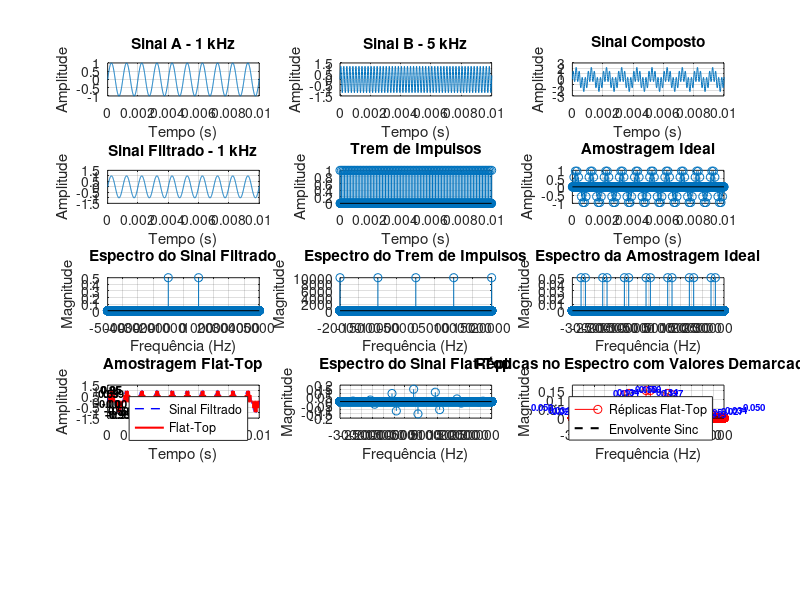

Source code (MATLAB):
clear;
clc;
close all;

pkg load signal;


% ============================================================
% 1. FREQUÊNCIAS E PARÂMETROS DO SINAL
% ============================================================

f1 = 1e3;                   % Senoide desejada = 1 kHz
f2 = 5e3;                   % Segunda senoide = 5 kHz

A1 = 1.0;                   % Amplitude da senoide 1
A2 = 1.2;                   % Amplitude da senoide 2


% ============================================================
% 2. SIMULAÇÃO DO SINAL ANALÓGICO
% ============================================================

fAnalog = 1e5;              % Frequência usada para simular o analógico
Ta = 1/fAnalog;             % Período da simulação analógica

tempoTotal = 1;             % Tempo total da simulação
t = 0:Ta:tempoTotal-Ta;

nPAnalog = length(t);


% ============================================================
% 3. FREQUÊNCIA DE AMOSTRAGEM
% ============================================================

fs = 10e3;                  % Frequência de amostragem
Ts = 1/fs;                  % Período de amostragem

fNyquist = fs/2;

fCorte = 2e3;


% ============================================================
% 4. SENOIDE A
% ============================================================

sinalA = A1*sin(2*pi*f1*t);


figure;

subplot(5,3,1);

plot(t, sinalA);

grid on;

xlabel('Tempo (s)');
ylabel('Amplitude');

title('Sinal A - 1 kHz');

xlim([0 0.01]);


% ============================================================
% 5. SENOIDE B
% ============================================================

sinalB = A2*sin(2*pi*f2*t);


subplot(5,3,2);

plot(t, sinalB);

grid on;

xlabel('Tempo (s)');
ylabel('Amplitude');

title('Sinal B - 5 kHz');

xlim([0 0.01]);


% ============================================================
% 6. SINAL COMPOSTO
% ============================================================

sinalComposto = sinalA + sinalB;


subplot(5,3,3);

plot(t, sinalComposto);

grid on;

xlabel('Tempo (s)');
ylabel('Amplitude');

title('Sinal Composto');

xlim([0 0.01]);


% ============================================================
% 7. FILTRO IDEAL PASSA-BAIXA
% ============================================================

filtroIdeal = zeros(1, nPAnalog);

for i = 1:nPAnalog

    fAtual = (i - 1) * (fAnalog / nPAnalog);

    % Mantém:
    % frequências positivas abaixo do corte
    % e suas correspondentes negativas

    if fAtual <= fCorte || ...
       fAtual >= (fAnalog - fCorte)

        filtroIdeal(i) = 1;

    else

        filtroIdeal(i) = 0;

    end

end


% ============================================================
% 8. SINAL FILTRADO
% ============================================================

sinalCompostoFFT = fft(sinalComposto);

sinalFiltradoFFT = ...
    sinalCompostoFFT .* filtroIdeal;

sinalFiltrado = ...
    real(ifft(sinalFiltradoFFT));


subplot(5,3,4);

plot(t, sinalFiltrado);

grid on;

xlabel('Tempo (s)');
ylabel('Amplitude');

title('Sinal Filtrado - 1 kHz');

xlim([0 0.01]);


% ============================================================
% 9. TREM DE IMPULSOS - AMOSTRAGEM IDEAL
% ============================================================

kPasso = round(Ts/Ta);

tremImpulsos = zeros(1, nPAnalog);

tremImpulsos(1:kPasso:end) = 1/Ta;


subplot(5,3,5);

stem(t, tremImpulsos*Ta);

grid on;

xlabel('Tempo (s)');
ylabel('Amplitude');

title('Trem de Impulsos');

xlim([0 0.01]);


% ============================================================
% 10. AMOSTRAGEM IDEAL
% ============================================================

sinalAmostradoIdeal = ...
    sinalFiltrado .* (tremImpulsos*Ta);


subplot(5,3,6);

stem(t, sinalAmostradoIdeal);

grid on;

xlabel('Tempo (s)');
ylabel('Amplitude');

title('Amostragem Ideal');

xlim([0 0.01]);


% ============================================================
% 11. ESPECTRO DO SINAL FILTRADO
% ============================================================

f = (-nPAnalog/2 : nPAnalog/2 - 1) ...
    * (fAnalog/nPAnalog);

sinalFiltradoFFT = ...
    fftshift(fft(sinalFiltrado)) / nPAnalog;


subplot(5,3,7);

stem(f, abs(sinalFiltradoFFT));

grid on;

xlabel('Frequência (Hz)');
ylabel('Magnitude');

title('Espectro do Sinal Filtrado');

xlim([-5000 5000]);

xticks(-5000:1000:5000);


% ============================================================
% 12. ESPECTRO DO TREM DE IMPULSOS
% ============================================================

tremImpulsosFFT = ...
    fftshift(fft(tremImpulsos)) / nPAnalog;


subplot(5,3,8);

stem(f, abs(tremImpulsosFFT));

grid on;

xlabel('Frequência (Hz)');
ylabel('Magnitude');

title('Espectro do Trem de Impulsos');

xlim([-20000 20000]);

xticks(-20000:5000:20000);


% ============================================================
% 13. ESPECTRO DA AMOSTRAGEM IDEAL
% ============================================================

sinalAmostradoIdealFFT = ...
    fftshift(fft(sinalAmostradoIdeal)) / nPAnalog;


subplot(5,3,9);

stem(f, abs(sinalAmostradoIdealFFT));

grid on;

xlabel('Frequência (Hz)');
ylabel('Magnitude');

title('Espectro da Amostragem Ideal');

xlim([-35000 35000]);

xticks(-30000:5000:30000);


% ============================================================
% ============================================================
%                  FLAT-TOP
% ============================================================
% ============================================================


% ============================================================
% 14. LARGURA DO TOPO PLANO
% ============================================================

% Vamos utilizar um pulso com duração de 1/3 de Ts.

d = Ts/3;

% Número de pontos da simulação analógica correspondentes
% à largura do pulso

numPontosPulso = round(d/Ta);

% Largura REAL obtida após a discretização

dReal = numPontosPulso * Ta;


fprintf('\n========================================\n');
fprintf('PARAMETROS DA AMOSTRAGEM FLAT-TOP\n');
fprintf('========================================\n');

fprintf('fs = %.2f Hz\n', fs);
fprintf('Ts = %.6e s\n', Ts);

fprintf('d ideal = %.6e s\n', d);

fprintf('d real  = %.6e s\n', dReal);

fprintf('Pontos por periodo Ts = %d\n', kPasso);

fprintf('Pontos do pulso = %d\n', numPontosPulso);

fprintf('Duty Cycle real = %.2f %%\n', ...
        100*dReal/Ts);


% ============================================================
% 15. OBTENDO AS AMOSTRAS
% ============================================================

% Os valores das amostras são exatamente aqueles obtidos
% nos instantes nTs.

amostras = sinalFiltrado(1:kPasso:end);


% ============================================================
% 16. CONSTRUÇÃO DO PULSO RETANGULAR
% ============================================================

% Durante d:
% valor = 1
%
% Após d até completar Ts:
% valor = 0

pulsoFlatTop = [ ...
    ones(1, numPontosPulso), ...
    zeros(1, kPasso - numPontosPulso) ...
];


% ============================================================
% 17. CONSTRUÇÃO DO SINAL FLAT-TOP
% ============================================================

% Cada amostra é mantida constante durante d.

sinalAmostradoFlatTop = ...
    kron(amostras, pulsoFlatTop);


% Ajuste para garantir que o vetor tenha
% exatamente o mesmo tamanho do sinal original.

sinalAmostradoFlatTop = ...
    sinalAmostradoFlatTop(1:nPAnalog);


% ============================================================
% 18. GRÁFICO DO FLAT-TOP
% ============================================================

subplot(5,3,10);

plot(t, sinalFiltrado, 'b--', 'LineWidth', 1);

hold on;

stairs(t, ...
       sinalAmostradoFlatTop, ...
       'r', ...
       'LineWidth', 1.5);

grid on;

xlabel('Tempo (s)');
ylabel('Amplitude');

title('Amostragem Flat-Top');

legend('Sinal Filtrado', ...
       'Flat-Top');

xlim([0 0.01]);


% ============================================================
% 19. MOSTRAR AS AMOSTRAS NUMERICAMENTE
% ============================================================

temposAmostra = t(1:kPasso:end);

% Mostrar somente as primeiras 10 amostras

numMostrar = min(10, length(amostras));

for i = 1:numMostrar

    if amostras(i) >= 0

        deslocamento = 0.15;

    else

        deslocamento = -0.15;

    end

    text( ...
        temposAmostra(i), ...
        amostras(i) + deslocamento, ...
        sprintf('%.2f', amostras(i)), ...
        'HorizontalAlignment', 'center', ...
        'FontSize', 8, ...
        'FontWeight', 'bold');

end


% ============================================================
% 20. ESPECTRO DO SINAL FLAT-TOP
% ============================================================

sinalAmostradoFlatTopFFT = ...
    fftshift(fft(sinalAmostradoFlatTop)) / nPAnalog;


subplot(5,3,11);

stem(f, ...
     imag(sinalAmostradoFlatTopFFT));

grid on;

xlabel('Frequência (Hz)');
ylabel('Magnitude');

title('Espectro do Sinal Flat-Top');

xlim([-35000 35000]);

xticks(-30000:5000:30000);

% ============================================================
% 21. MAGNITUDE DO SINAL FLAT-TOP E RÉPLICAS (COM VALORES)
% ============================================================

subplot(5,3,12);

% 1. Plota a magnitude (abs) das réplicas
espectroMag = abs(sinalAmostradoFlatTopFFT);
stem(f, espectroMag, 'r');
hold on;

% 2. Cálculo da envolvente teórica (Função Sinc)
f_sinc = f;
f_sinc(f_sinc == 0) = 1e-10; % Evita divisão por zero
envolventeSinc = abs(sin(pi * f_sinc * dReal) ./ (pi * f_sinc * dReal));

% Ajusta a escala da envolvente para coincidir com a amplitude máxima
amplitudeMaxima = max(espectroMag);
envolventeSinc = envolventeSinc * amplitudeMaxima;

% Plota a envolvente
plot(f, envolventeSinc, 'k--', 'LineWidth', 1.5);

% 3. PLOTAR OS VALORES NUMÉRICOS EM CIMA DOS IMPULSOS
% Define um limiar (5% do máximo) para ignorar ruídos no chão do espectro
limiar = amplitudeMaxima * 0.05;

for i = 2:length(espectroMag)-1
    % Condição: O ponto atual tem de ser maior que o anterior, maior que o seguinte e maior que o limiar
    if espectroMag(i) > limiar && espectroMag(i) > espectroMag(i-1) && espectroMag(i) > espectroMag(i+1)

        % Escreve o valor do pico ligeiramente acima dele
        deslocamento = amplitudeMaxima * 0.08; % Espaço dinâmico para não colar na linha

        text(f(i), espectroMag(i) + deslocamento, ...
             sprintf('%.3f', espectroMag(i)), ... % %.3f para 3 casas decimais
             'HorizontalAlignment', 'center', ...
             'FontSize', 7, ...
             'FontWeight', 'bold', ...
             'Color', 'b'); % Cor azul para fácil leitura
    end
end

grid on;

xlabel('Frequência (Hz)');
ylabel('Magnitude');

title('Réplicas no Espectro com Valores Demarcados');

xlim([-35000 35000]);
xticks(-30000:5000:30000);

% Ajuste no limite do eixo Y para garantir que o texto não é cortado em cima
ylim([0 amplitudeMaxima * 1.2]);

legend('Réplicas Flat-Top', 'Envolvente Sinc', 'Location', 'best');
% ============================================================
% 23. INFORMAÇÕES DAS AMOSTRAS
% ============================================================

fprintf('\n========================================\n');
fprintf('PRIMEIRAS AMOSTRAS\n');
fprintf('========================================\n');

numMostrar = min(10, length(amostras));

for i = 1:numMostrar

    fprintf( ...
        'n = %d | t = %.6f ms | x[n] = %.4f\n', ...
        i-1, ...
        temposAmostra(i)*1000, ...
        amostras(i));

end


fprintf('\n========================================\n');
fprintf('FIM DA SIMULACAO\n');
fprintf('========================================\n');
